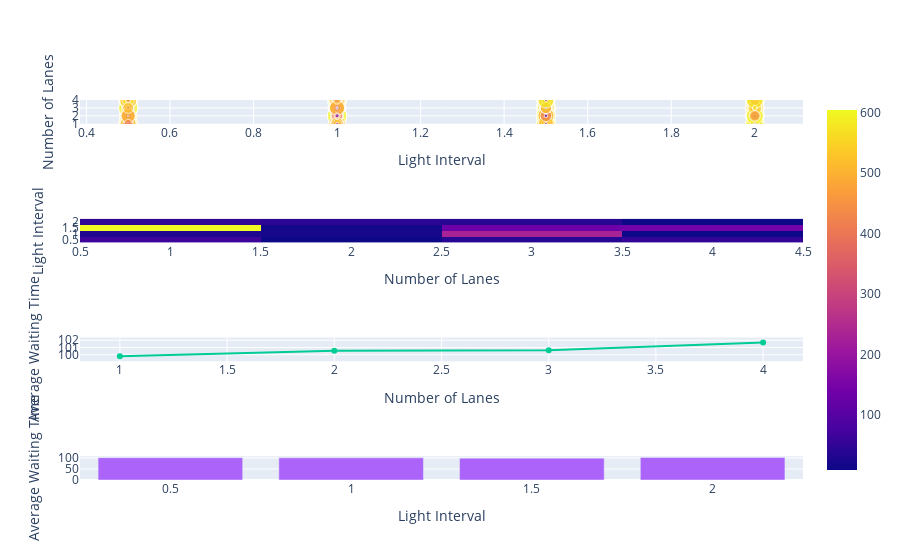

The cell this chart's notebook holds for it:
### Code cell
create_plot_car()

### Figure 1 — Plotly figure (JSON) as saved in the notebook; plotly's stock layout.template omitted (floating-point values rounded to 4 significant figures; data arrays with more than 128 entries replaced by an {"elided": "..."} marker saying what was removed)
{"data": [{"marker": {"color": {"elided": "8000 float values"}, "size": {"elided": "8000 float values"}}, "mode": "markers", "type": "scatter", "x": {"elided": "8000 float values"}, "xaxis": "x", "y": {"elided": "8000 int values"}, "yaxis": "y"}, {"type": "heatmap", "x": {"elided": "8000 int values"}, "xaxis": "x2", "y": {"elided": "8000 float values"}, "yaxis": "y2", "z": {"elided": "8000 float values"}}, {"type": "scatter", "x": [1, 2, 3, 4], "xaxis": "x3", "y": [99.78, 100.5, 100.6, 101.7], "yaxis": "y3"}, {"type": "bar", "x": [0.5, 1, 1.5, 2], "xaxis": "x4", "y": [101.2, 100.3, 99.01, 102.2], "yaxis": "y4"}], "layout": {"showlegend": false, "xaxis": {"anchor": "y", "domain": [0, 1], "title": {"text": "Light Interval"}}, "xaxis2": {"anchor": "y2", "domain": [0, 1], "title": {"text": "Number of Lanes"}}, "xaxis3": {"anchor": "y3", "domain": [0, 1], "title": {"text": "Number of Lanes"}}, "xaxis4": {"anchor": "y4", "domain": [0, 1], "title": {"text": "Light Interval"}}, "yaxis": {"anchor": "x", "domain": [0.9375, 1], "title": {"text": "Number of Lanes"}}, "yaxis2": {"anchor": "x2", "domain": [0.625, 0.6875], "title": {"text": "Light Interval"}}, "yaxis3": {"anchor": "x3", "domain": [0.3125, 0.375], "title": {"text": "Average Waiting Time"}}, "yaxis4": {"anchor": "x4", "domain": [0, 0.0625], "title": {"text": "Average Waiting Time"}}}}
